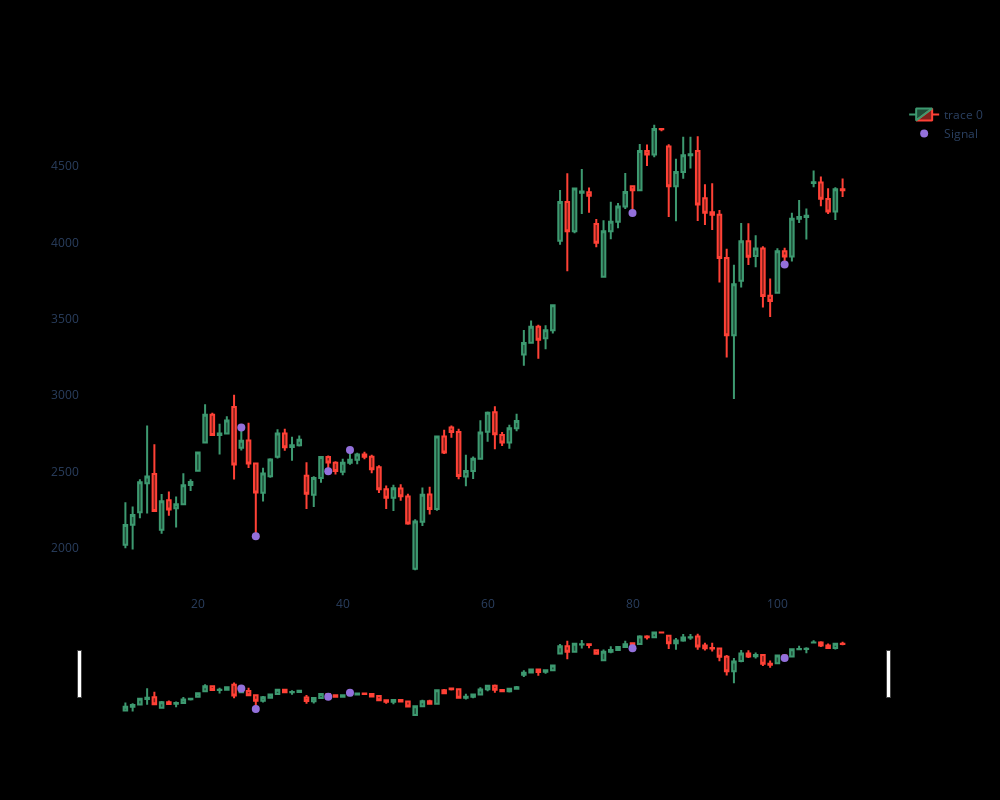

Notebook code for this chart:
### Code cell
def pointpos(x, xsignal):
    if x[xsignal]==1:
        return x['High']+1e-4
    elif x[xsignal]==2:
        return x['Low']-1e-4
    else:
        return np.nan

def plot_with_signal(dfpl):

    fig = go.Figure(data=[go.Candlestick(x=dfpl.index,
                    open=dfpl['Open'],
                    high=dfpl['High'],
                    low=dfpl['Low'],
                    close=dfpl['Close'])])

    fig.update_layout(
        autosize=False,
        width=1000,
        height=800, 
        paper_bgcolor='black',
        plot_bgcolor='black')
    fig.update_xaxes(gridcolor='black')
    fig.update_yaxes(gridcolor='black')
    fig.add_scatter(x=dfpl.index, y=dfpl['pointpos'], mode="markers",
                    marker=dict(size=8, color="MediumPurple"),
                    name="Signal")
    fig.show()

data['pointpos'] = data.apply(lambda row: pointpos(row,"rejection"), axis=1)
plot_with_signal(data[10:110])
